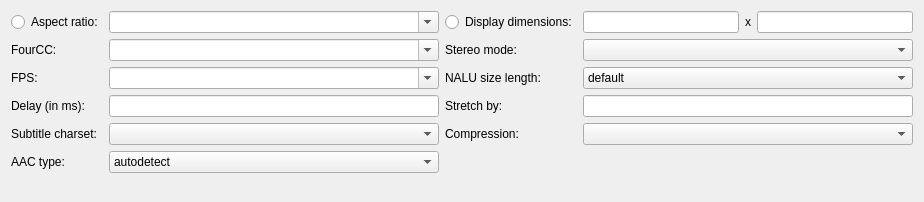
          <widget class="QWidget" name="tab_to_format" >
           <property name="geometry" >
            <rect>
             <x>0</x>
             <y>0</y>
             <width>924</width>
             <height>202</height>
            </rect>
           </property>
           <attribute name="title" >
            <string>Format specific options</string>
           </attribute>
           <layout class="QGridLayout" name="gridLayout_3" >
            <item row="0" column="0" >
             <widget class="QRadioButton" name="rb_aspect_ratio" >
              <property name="text" >
               <string>Aspect ratio:</string>
              </property>
             </widget>
            </item>
            <item row="0" column="1" >
             <widget class="QComboBox" name="cob_aspect_ratio" >
              <property name="editable" >
               <bool>true</bool>
              </property>
             </widget>
            </item>
            <item row="0" column="2" >
             <widget class="QRadioButton" name="rb_display_dimensions" >
              <property name="text" >
               <string>Display dimensions:</string>
              </property>
             </widget>
            </item>
            <item row="0" column="3" >
             <layout class="QHBoxLayout" >
              <property name="spacing" >
               <number>6</number>
              </property>
              <property name="margin" >
               <number>0</number>
              </property>
              <item>
               <widget class="QLineEdit" name="le_display_width" >
                <property name="sizePolicy" >
                 <sizepolicy vsizetype="Fixed" hsizetype="Expanding" >
                  <horstretch>0</horstretch>
                  <verstretch>0</verstretch>
                 </sizepolicy>
                </property>
               </widget>
              </item>
              <item>
               <widget class="QLabel" name="tl_display_x" >
                <property name="text" >
                 <string>x</string>
                </property>
               </widget>
              </item>
              <item>
               <widget class="QLineEdit" name="le_display_height" />
              </item>
             </layout>
            </item>
            <item row="1" column="0" >
             <widget class="QLabel" name="tl_fourcc" >
              <property name="text" >
               <string>FourCC:</string>
              </property>
             </widget>
            </item>
            <item row="1" column="1" >
             <widget class="QComboBox" name="cob_fourcc" >
              <property name="editable" >
               <bool>true</bool>
              </property>
             </widget>
            </item>
            <item row="1" column="2" >
             <widget class="QLabel" name="tl_stereo_mode" >
              <property name="text" >
               <string>Stereo mode:</string>
              </property>
             </widget>
            </item>
            <item row="1" column="3" >
             <widget class="QComboBox" name="cob_stereo_mode" />
            </item>
            <item row="2" column="0" >
             <widget class="QLabel" name="label_3" >
              <property name="text" >
               <string>FPS:</string>
              </property>
             </widget>
            </item>
            <item row="2" column="1" >
             <widget class="QComboBox" name="cob_fps" >
              <property name="editable" >
               <bool>true</bool>
              </property>
             </widget>
            </item>
            <item row="2" column="2" >
             <widget class="QLabel" name="label_4" >
              <property name="text" >
               <string>NALU size length:</string>
              </property>
             </widget>
            </item>
            <item row="2" column="3" >
             <widget class="QComboBox" name="cob_nalu_size_length" >
              <item>
               <property name="text" >
                <string>default</string>
               </property>
              </item>
              <item>
               <property name="text" >
                <string>2</string>
               </property>
              </item>
              <item>
               <property name="text" >
                <string>3</string>
               </property>
              </item>
              <item>
               <property name="text" >
                <string>4</string>
               </property>
              </item>
             </widget>
            </item>
            <item row="3" column="0" >
             <widget class="QLabel" name="tl_delay" >
              <property name="text" >
               <string>Delay (in ms):</string>
              </property>
             </widget>
            </item>
            <item row="3" column="1" >
             <widget class="QLineEdit" name="le_delay" />
            </item>
            <item row="3" column="2" >
             <widget class="QLabel" name="tl_stretch_by" >
              <property name="text" >
               <string>Stretch by:</string>
              </property>
             </widget>
            </item>
            <item row="3" column="3" >
             <widget class="QLineEdit" name="le_stretch_by" />
            </item>
            <item row="4" column="0" >
             <widget class="QLabel" name="tl_subtitle_charset" >
              <property name="text" >
               <string>Subtitle charset:</string>
              </property>
             </widget>
            </item>
            <item row="4" column="1" >
             <widget class="QComboBox" name="cob_subtitle_charset" />
            </item>
            <item row="4" column="2" >
             <widget class="QLabel" name="tl_compression" >
              <property name="text" >
               <string>Compression:</string>
              </property>
             </widget>
            </item>
            <item row="4" column="3" >
             <widget class="QComboBox" name="cob_compression" />
            </item>
            <item row="5" column="0" >
             <widget class="QLabel" name="label_5" >
              <property name="text" >
               <string>AAC type:</string>
              </property>
             </widget>
            </item>
            <item row="5" column="1" >
             <widget class="QComboBox" name="comboBox" >
              <item>
               <property name="text" >
                <string>autodetect</string>
               </property>
              </item>
              <item>
               <property name="text" >
                <string>normal (E)AAC</string>
               </property>
              </item>
              <item>
               <property name="text" >
                <string>SBR/HE-AAC/AAC+</string>
               </property>
              </item>
             </widget>
            </item>
            <item row="5" column="2" >
             <spacer name="verticalSpacer_5" >
              <property name="orientation" >
               <enum>Qt::Vertical</enum>
              </property>
              <property name="sizeHint" stdset="0" >
               <size>
                <width>20</width>
                <height>20</height>
               </size>
              </property>
             </spacer>
            </item>
            <item row="5" column="3" >
             <spacer name="verticalSpacer_6" >
              <property name="orientation" >
               <enum>Qt::Vertical</enum>
              </property>
              <property name="sizeHint" stdset="0" >
               <size>
                <width>20</width>
                <height>20</height>
               </size>
              </property>
             </spacer>
            </item>
            <item row="6" column="0" >
             <spacer name="verticalSpacer_7" >
              <property name="orientation" >
               <enum>Qt::Vertical</enum>
              </property>
              <property name="sizeHint" stdset="0" >
               <size>
                <width>20</width>
                <height>20</height>
               </size>
              </property>
             </spacer>
            </item>
            <item row="6" column="1" >
             <spacer name="verticalSpacer_8" >
              <property name="orientation" >
               <enum>Qt::Vertical</enum>
              </property>
              <property name="sizeHint" stdset="0" >
               <size>
                <width>20</width>
                <height>20</height>
               </size>
              </property>
             </spacer>
            </item>
            <item row="6" column="2" >
             <spacer name="verticalSpacer_9" >
              <property name="orientation" >
               <enum>Qt::Vertical</enum>
              </property>
              <property name="sizeHint" stdset="0" >
               <size>
                <width>20</width>
                <height>20</height>
               </size>
              </property>
             </spacer>
            </item>
            <item row="6" column="3" >
             <spacer name="verticalSpacer_10" >
              <property name="orientation" >
               <enum>Qt::Vertical</enum>
              </property>
              <property name="sizeHint" stdset="0" >
               <size>
                <width>20</width>
                <height>20</height>
               </size>
              </property>
             </spacer>
            </item>
           </layout>
          </widget>
